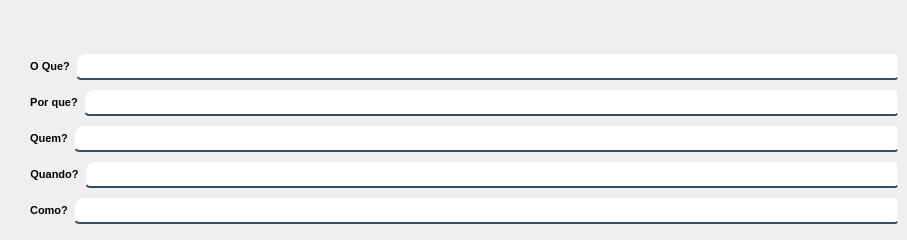
          <widget class="QWidget" name="tab_9">
           <attribute name="title">
            <string>Plano de Ação</string>
           </attribute>
           <widget class="QWidget" name="layoutWidget">
            <property name="geometry">
             <rect>
              <x>30</x>
              <y>50</y>
              <width>868</width>
              <height>181</height>
             </rect>
            </property>
            <layout class="QVBoxLayout" name="verticalLayout_60">
             <item>
              <layout class="QHBoxLayout" name="horizontalLayout_69">
               <item>
                <widget class="QLabel" name="label_41">
                 <property name="font">
                  <font>
                   <pointsize>8</pointsize>
                   <bold>true</bold>
                  </font>
                 </property>
                 <property name="styleSheet">
                  <string notr="true">color: rgb(0, 0, 0);</string>
                 </property>
                 <property name="text">
                  <string>O Que?</string>
                 </property>
                 <property name="alignment">
                  <set>Qt::AlignCenter</set>
                 </property>
                </widget>
               </item>
               <item>
                <widget class="QLineEdit" name="txt_pessoas_3">
                 <property name="enabled">
                  <bool>false</bool>
                 </property>
                 <property name="minimumSize">
                  <size>
                   <width>811</width>
                   <height>0</height>
                  </size>
                 </property>
                 <property name="styleSheet">
                  <string notr="true">background-color: rgb(255, 255, 255);
border:2px solid rgba(0,0,0,0);
border-bottom-color:rgba(46,82,101,255);
color:rgb(0,0,0);
padding-bottom:7px;
border-top-left-radius : 10px;
border-top-right-radius : 2px;
border-bottom-left-radius:5px;
border-bottom-right-radius : 3px;</string>
                 </property>
                </widget>
               </item>
              </layout>
             </item>
             <item>
              <layout class="QHBoxLayout" name="horizontalLayout_70">
               <item>
                <widget class="QLabel" name="label_42">
                 <property name="font">
                  <font>
                   <pointsize>8</pointsize>
                   <bold>true</bold>
                  </font>
                 </property>
                 <property name="styleSheet">
                  <string notr="true">color: rgb(0, 0, 0);</string>
                 </property>
                 <property name="text">
                  <string>Por que?</string>
                 </property>
                 <property name="alignment">
                  <set>Qt::AlignCenter</set>
                 </property>
                </widget>
               </item>
               <item>
                <widget class="QLineEdit" name="txt_pessoas_4">
                 <property name="enabled">
                  <bool>false</bool>
                 </property>
                 <property name="minimumSize">
                  <size>
                   <width>811</width>
                   <height>0</height>
                  </size>
                 </property>
                 <property name="styleSheet">
                  <string notr="true">background-color: rgb(255, 255, 255);
border:2px solid rgba(0,0,0,0);
border-bottom-color:rgba(46,82,101,255);
color:rgb(0,0,0);
padding-bottom:7px;
border-top-left-radius : 10px;
border-top-right-radius : 2px;
border-bottom-left-radius:5px;
border-bottom-right-radius : 3px;</string>
                 </property>
                </widget>
               </item>
              </layout>
             </item>
             <item>
              <layout class="QHBoxLayout" name="horizontalLayout_71">
               <item>
                <widget class="QLabel" name="label_43">
                 <property name="font">
                  <font>
                   <pointsize>8</pointsize>
                   <bold>true</bold>
                  </font>
                 </property>
                 <property name="styleSheet">
                  <string notr="true">color: rgb(0, 0, 0);</string>
                 </property>
                 <property name="text">
                  <string>Quem?</string>
                 </property>
                 <property name="alignment">
                  <set>Qt::AlignCenter</set>
                 </property>
                </widget>
               </item>
               <item>
                <widget class="QLineEdit" name="txt_pessoas_5">
                 <property name="enabled">
                  <bool>false</bool>
                 </property>
                 <property name="minimumSize">
                  <size>
                   <width>811</width>
                   <height>0</height>
                  </size>
                 </property>
                 <property name="styleSheet">
                  <string notr="true">background-color: rgb(255, 255, 255);
border:2px solid rgba(0,0,0,0);
border-bottom-color:rgba(46,82,101,255);
color:rgb(0,0,0);
padding-bottom:7px;
border-top-left-radius : 10px;
border-top-right-radius : 2px;
border-bottom-left-radius:5px;
border-bottom-right-radius : 3px;</string>
                 </property>
                </widget>
               </item>
              </layout>
             </item>
             <item>
              <layout class="QHBoxLayout" name="horizontalLayout_72">
               <item>
                <widget class="QLabel" name="label_44">
                 <property name="font">
                  <font>
                   <pointsize>8</pointsize>
                   <bold>true</bold>
                  </font>
                 </property>
                 <property name="styleSheet">
                  <string notr="true">color: rgb(0, 0, 0);</string>
                 </property>
                 <property name="text">
                  <string>Quando?</string>
                 </property>
                 <property name="alignment">
                  <set>Qt::AlignCenter</set>
                 </property>
                </widget>
               </item>
               <item>
                <widget class="QLineEdit" name="txt_pessoas_13">
                 <property name="enabled">
                  <bool>false</bool>
                 </property>
                 <property name="minimumSize">
                  <size>
                   <width>811</width>
                   <height>0</height>
                  </size>
                 </property>
                 <property name="styleSheet">
                  <string notr="true">background-color: rgb(255, 255, 255);
border:2px solid rgba(0,0,0,0);
border-bottom-color:rgba(46,82,101,255);
color:rgb(0,0,0);
padding-bottom:7px;
border-top-left-radius : 10px;
border-top-right-radius : 2px;
border-bottom-left-radius:5px;
border-bottom-right-radius : 3px;</string>
                 </property>
                </widget>
               </item>
              </layout>
             </item>
             <item>
              <layout class="QHBoxLayout" name="horizontalLayout_73">
               <item>
                <widget class="QLabel" name="label_45">
                 <property name="font">
                  <font>
                   <pointsize>8</pointsize>
                   <bold>true</bold>
                  </font>
                 </property>
                 <property name="styleSheet">
                  <string notr="true">color: rgb(0, 0, 0);</string>
                 </property>
                 <property name="text">
                  <string>Como?</string>
                 </property>
                 <property name="alignment">
                  <set>Qt::AlignCenter</set>
                 </property>
                </widget>
               </item>
               <item>
                <widget class="QLineEdit" name="txt_pessoas_14">
                 <property name="enabled">
                  <bool>false</bool>
                 </property>
                 <property name="minimumSize">
                  <size>
                   <width>811</width>
                   <height>0</height>
                  </size>
                 </property>
                 <property name="styleSheet">
                  <string notr="true">background-color: rgb(255, 255, 255);
border:2px solid rgba(0,0,0,0);
border-bottom-color:rgba(46,82,101,255);
color:rgb(0,0,0);
padding-bottom:7px;
border-top-left-radius : 10px;
border-top-right-radius : 2px;
border-bottom-left-radius:5px;
border-bottom-right-radius : 3px;</string>
                 </property>
                </widget>
               </item>
              </layout>
             </item>
            </layout>
           </widget>
          </widget>
